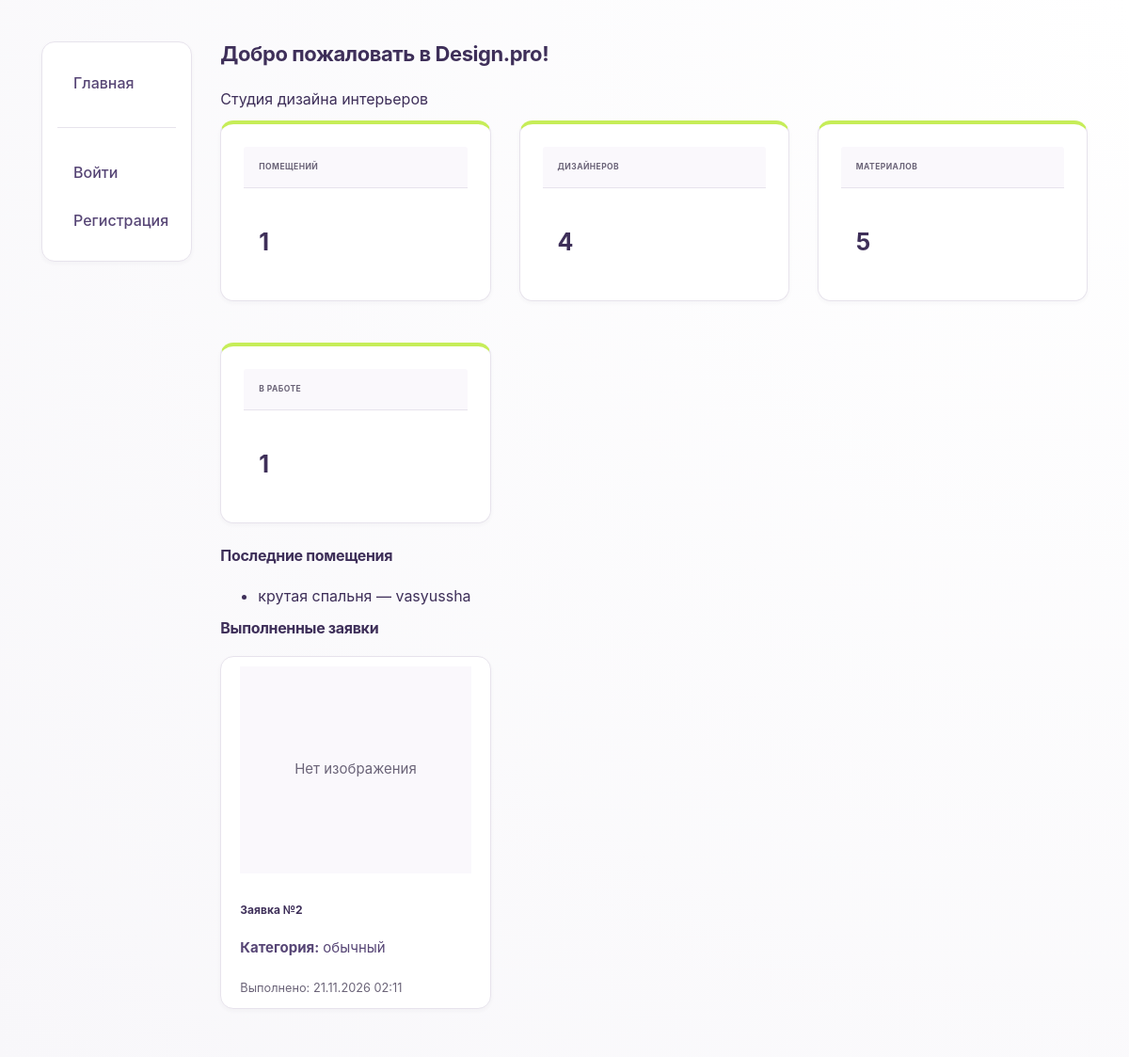
The app's page /, older data.
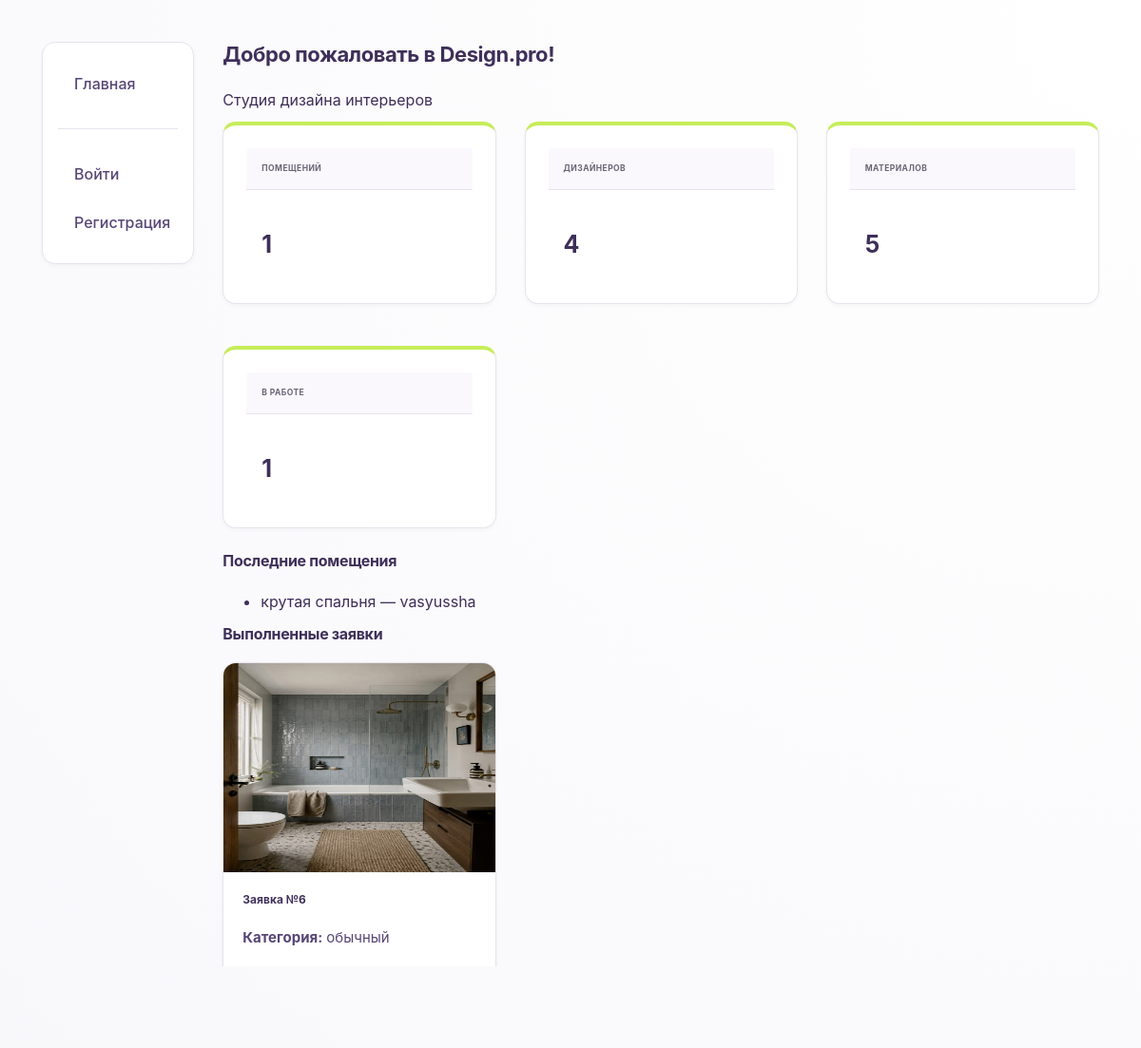
The same page, newer data.
### studio/models.py (models this page shows, shortened)
class Room(models.Model):
    STATUS_CHOICES = (
        ('new', 'Новое'),
        ('in_progress', 'В работе'),
        ('done', 'Готово'),
    )
    id = models.UUIDField(primary_key=True, default=uuid.uuid4, editable=False)
    user = models.ForeignKey(User, on_delete=models.CASCADE, verbose_name="Пользователь", related_name='rooms')
    title = models.CharField(max_length=200, verbose_name="Название помещения")
    room_type = models.CharField(
        max_length=50,
        choices=[
            ('living', 'Гостиная'),
            ('bedroom', 'Спальня'),
            ('kitchen', 'Кухня'),
            ('bathroom', 'Ванная'),
            ('office', 'Кабинет'),
            ('other', 'Другое'),
        ],
        verbose_name="Тип помещения"
    )
    area = models.FloatField(verbose_name="Площадь (м²)", null=True, blank=True)
    description = models.TextField(blank=True, verbose_name="Описание пожеланий", help_text="Опишите, как вы хотите оформить это помещение")
    plan_image = models.ImageField(upload_to='room_plans/', verbose_name="План помещения", help_text="Загрузите план или фото помещения")
    status = models.CharField(max_length=15, choices=STATUS_CHOICES, default='new', verbose_name="Статус")
    created_at = models.DateTimeField(auto_now_add=True, verbose_name="Дата создания")
    updated_at = models.DateTimeField(auto_now=True, verbose_name="Дата обновления")
    class Meta:
        ordering = ['-created_at']
        verbose_name = "Помещение"
        verbose_name_plural = "Помещения"
        permissions = (("can_make_proposal", "Предлагать варианты оформления"),)
    def get_absolute_url(self):
        return reverse('room-detail', args=[str(self.id)])

class Request(models.Model):
    STATUS_CHOICES = [
        ('new', 'Новая'),
        ('in_progress', 'Принято в работу'),
        ('done', 'Выполнено'),
        ('rejected', 'Отклонена'),
    ]
    user = models.ForeignKey(User, on_delete=models.CASCADE, verbose_name="Пользователь")
    title = models.CharField(max_length=200, verbose_name="Название")
    category = models.ForeignKey(Category, on_delete=models.SET_NULL, null=True, verbose_name="Категория")
    room_type = models.CharField(
        max_length=20,
        choices=[
            ('bedroom', 'Спальня'),
            ('bathroom', 'Ванная'),
            ('kitchen', 'Кухня'),
            ('living_room', 'Гостиная'),
            ('office', 'Офис'),
            ('other', 'Другое'),
        ],
        default='other',
        verbose_name="Тип помещения"
    )
    message = models.TextField(verbose_name="Описание")
    photo = models.ImageField(upload_to='request_photos/', verbose_name="Фото помещения или план")
    design_image = models.ImageField(upload_to='design_images/', blank=True, null=True, verbose_name="Изображение готового дизайна")
    status = models.CharField(max_length=20, choices=STATUS_CHOICES, default='new', verbose_name="Статус")
    created_at = models.DateTimeField(auto_now_add=True, verbose_name="Дата создания")
    updated_at = models.DateTimeField(auto_now=True, verbose_name="Дата обновления")
    designer_comment = models.TextField(
        blank=True,
        null=True,
        verbose_name="Комментарий дизайнера",
        help_text="Опишите, что было сделано или какие есть нюансы"
    )
    class Meta:
        ordering = ['-created_at']
        verbose_name = "Заявка"
        verbose_name_plural = "Заявки"

class Category(models.Model):
    name = models.CharField(max_length=100, verbose_name="Название категории")
    description = models.TextField(blank=True, verbose_name="Описание")
    class Meta:
        ordering = ['name']
        verbose_name = "Категория заявки"
        verbose_name_plural = "Категории заявок"
    def __str__(self):
        return self.name

### studio/views.py (the view)
# urls.py: path('', views.index, name='index'),
def index(request):
    num_rooms = Room.objects.count()
    num_designers = Designer.objects.count()
    num_materials = Material.objects.count()
    num_in_progress = Request.objects.filter(status='in_progress').count()
    completed_requests = Request.objects.filter(status='done').order_by('-created_at')[:4]
    recent_rooms = Room.objects.all()[:2]
    designers = Designer.objects.all()[:2]
    recent_materials = Material.objects.all()[:2]
    context = {
        'num_rooms': num_rooms,
        'num_designers': num_designers,
        'num_materials': num_materials,
        'num_in_progress': num_in_progress,
        'completed_requests': completed_requests,
        'recent_rooms': recent_rooms,
        'designers': designers,
        'recent_materials': recent_materials,
    }
    return render(request, 'index.html', context)

### studio/templates/index.html
{% extends "base_generic.html" %}
{% block content %}
<h1>Добро пожаловать в Design.pro!</h1>
<p>Студия дизайна интерьеров</p>
<div class="row">
    <div class="col-md-4">
        <div class="panel panel-primary stats-card">
            <div class="panel-heading"><h3>Помещений</h3></div>
            <div class="panel-body"><h2>{{ num_rooms }}</h2></div>
        </div>
    </div>
    <div class="col-md-4">
        <div class="panel panel-primary stats-card">
            <div class="panel-heading"><h3>Дизайнеров</h3></div>
            <div class="panel-body"><h2>{{ num_designers }}</h2></div>
        </div>
    </div>
    <div class="col-md-4">
        <div class="panel panel-primary stats-card">
            <div class="panel-heading"><h3>Материалов</h3></div>
            <div class="panel-body"><h2>{{ num_materials }}</h2></div>
        </div>
    </div>
</div>
<div class="row" style="margin-top: 20px;">
    <div class="col-md-4">
        <div class="panel panel-primary stats-card">
            <div class="panel-heading"><h3>В работе</h3></div>
            <div class="panel-body"><h2>{{ num_in_progress }}</h2></div>
        </div>
    </div>
</div>
<h2>Последние помещения</h2>
<ul>
    {% for room in recent_rooms %}
    <li><a href="{{ room.get_absolute_url }}">{{ room.title }}</a> — {{ room.user.username }}</li>
    {% empty %}
    <li>Пока нет помещений.</li>
    {% endfor %}
</ul>
<h2>Выполненные заявки</h2>
{% if completed_requests %}
<div class="row">
    {% for req in completed_requests %}
    <div class="col-md-4">
        <div class="panel panel-with-image">
            {% if req.design_image %}
                <img src="{{ req.design_image.url }}" alt="{{ req.title|default:'Заявка' }}">
            {% elif req.photo %}
                <img src="{{ req.photo.url }}" alt="{{ req.title|default:'Заявка' }}">
            {% else %}
                <div style="height: 220px; background: #FAF8FC; display: flex; align-items: center; justify-content: center; color: #6B6478;">
                    Нет изображения
                </div>
            {% endif %}
            {% if req.title %}
                <h3>{{ req.title }}</h3>
            {% else %}
                <h3>Заявка №{{ req.id }}</h3>
            {% endif %}
            <p><strong>Категория:</strong> {{ req.category|default:"Не указана" }}</p>
            <p><small style="color: #6B6478;">Выполнено: {{ req.updated_at|date:"d.m.Y H:i" }}</small></p>
        </div>
    </div>
    {% endfor %}
</div>
{% else %}
<div class="alert alert-info">
    <p>Пока нет выполненных заявок.</p>
</div>
{% endif %}
{% endblock %}

### studio/templates/base_generic.html (shortened to what this page needs)
<!DOCTYPE html>
<html lang="ru">
<head>
    <link rel="stylesheet" href="https://maxcdn.bootstrapcdn.com/bootstrap/3.3.7/css/bootstrap.min.css">
    {% load static %}
    <link rel="stylesheet" href="{% static 'css/styles.css' %}">
</head>
<body>
    <div class="container-fluid">
        <div class="row">
            <div class="col-sm-2">
                <ul class="sidebar-nav">
                    <li><a href="{% url 'index' %}">Главная</a></li>
                    {% if user.is_authenticated %}
                        {% if perms.studio.can_make_proposal %}
                            <li><a href="{% url 'admin-cabinet' %}">Панель управления</a></li>
                        {% else %}
                            <li><a href="{% url 'user-cabinet' %}">Личный кабинет</a></li>
                        {% endif %}
                        <li><a href="{% url 'my-requests' %}">Мои заявки</a></li>
                        <li><a href="{% url 'request-create' %}">Создать заявку</a></li>
                        <li><a href="{% url 'rooms' %}">Мои помещения</a></li>
                        <li><a href="{% url 'room-create' %}">Добавить помещение</a></li>
                        <li><a href="{% url 'proposals' %}">Варианты оформления</a></li>
                        <li><a href="{% url 'designers' %}">Дизайнеры</a></li>
                        <li><a href="{% url 'materials' %}">Материалы</a></li>
                        {% if user.is_staff %}
                            <hr>
                            <li><strong>Персонал</strong></li>
                            <li><a href="{% url 'all-requests' %}">Все заявки</a></li>
                            <li><a href="{% url 'categories' %}">Категории заявок</a></li>
                            <li><a href="{% url 'all-rooms' %}">Все помещения</a></li>
                            <li><a href="{% url 'material-create' %}">Добавить материал</a></li>
                            <li><a href="{% url 'designer-create' %}">Добавить дизайнера</a></li>
                        {% endif %}
                        <hr>
                        <li class="user-info">Пользователь: <strong>{{ user.username }}</strong></li>
                        <li>
                            <form method="post" action="{% url 'logout' %}" style="display:inline;">
                                {% csrf_token %}
                                <input type="hidden" name="next" value="/">
                                <button type="submit" class="btn-link">Выйти</button>
                            </form>
                        </li>
                    {% else %}
                        <hr>
                        <li><a href="{% url 'login' %}">Войти</a></li>
                        <li><a href="{% url 'register' %}">Регистрация</a></li>
                    {% endif %}
                </ul>
            </div>
            <div class="col-sm-10">
                {% block content %}{% endblock %}
            </div>
        </div>
    </div>
</body>
</html>

### studio/static/css/styles.css (style rules this page uses)
* { box-sizing: border-box; }
body { font-family: -apple-system, BlinkMacSystemFont, 'Segoe UI', 'Inter', sans-serif; background: radial-gradient(circle at top right, #ffffff, #F8F7FA); background-attachment: fixed; color: #3E2F59; font-size: 16px; line-height: 1.65; margin: 0; padding: 24px; }
h1, h2, h3 { color: #3E2F59; margin: 0 0 20px; line-height: 1.25; letter-spacing: -0.02em; font-weight: 750; }
h1 { font-size: 2.2rem; }
h2 { font-size: 1.6rem; }
h3 { font-size: 1.25rem; }
a { color: #3E2F59; text-decoration: none; transition: color 0.25s ease; }
hr { border: none; border-top: 1px solid #E7E3EC; margin: 24px 0; }
.container-fluid { max-width: 1200px; margin: 0 auto; padding: 20px; }
.sidebar-nav { list-style: none; padding: 16px; background: #FFFFFF; border-radius: 14px; border: 1px solid #E7E3EC; margin: 0; box-shadow: 0 2px 4px rgba(62, 47, 89, 0.04); }
.sidebar-nav li { margin: 4px 0; }
.sidebar-nav a { display: block; padding: 10px 14px; border-radius: 8px; color: #564575; font-weight: 500; border-left: 3px solid transparent; transition: all 0.25s ease; }
.panel { background: #FFFFFF; border: 1px solid #E7E3EC; border-radius: 14px; padding: 24px; margin-bottom: 24px; box-shadow: 0 2px 4px rgba(62, 47, 89, 0.04); transition: box-shadow 0.25s ease; }
.panel-heading { border-bottom: 1px solid #E7E3EC; padding-bottom: 16px; margin-bottom: 20px; font-weight: 750; }
.panel-with-image { display: flex; flex-direction: column; border-top: 1px solid #E7E3EC; padding: 0; overflow: hidden; }
.panel-with-image img { width: 100%; height: 220px; display: block; }
.panel-with-image h3, .panel-with-image p, .panel-with-image div { font-size: 15px; font-weight: 400; color: #564575; line-height: 1.5; margin: 10px 20px; text-transform: none; letter-spacing: normal; }
.panel-with-image h3 { font-size: 1.2rem; font-weight: 750; color: #3E2F59; margin-top: 20px; }
.panel { animation: fadeIn 0.4s ease; }
.panel.panel-primary.stats-card { border-color: #E7E3EC; border-top: 4px solid #C6ED58; box-shadow: 0 2px 4px rgba(62, 47, 89, 0.04); transition: box-shadow 0.25s ease; }
.panel.panel-primary.stats-card > .panel-heading { background: #FAF8FC; color: #6B6478; border-color: #E7E3EC; padding: 16px; }
.panel.panel-primary.stats-card > .panel-heading h3 { margin: 0; font-size: 0.85rem; text-transform: uppercase; letter-spacing: 0.05em; font-weight: 700; color: #6B6478; }
.panel.panel-primary.stats-card > .panel-body { padding: 24px 16px; }
.panel.panel-primary.stats-card > .panel-body h2 { margin: 0; font-size: 2.5rem; font-weight: 750; color: #3E2F59; line-height: 1.1; }

Row changes from the older to the newer data that the page shows:
removed Request: photo "Нет изображения", id "2", category "обычный", updated_at "21.11.2026 02:11"
added Request: design_image (picture), id "6", category "обычный"
